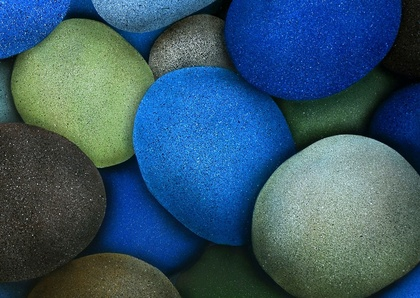
%> input picture Edgedetection/rocks.jpg, 420 x 298 px, shrunk from 1279 x 908 before the run
$ octave myCanny.m   (GNU Octave 9; MATLAB toolbox functions it lacks are replaced by stand-ins)
%> lines starting %> are read from the running program, lines starting %| are printed output that depends on the picture; in (x1, y1, x2, y2) boxes, pixels count from 0 and x2, y2 are one past the last pixel; in counts of white or black regions, pixels touching at a corner belong together; the program's own positions count from 1
% Five steps:
%    step 1 : Gaussian Filter
%    step 2 : Convolution
%    step 3 : Non Maximum Supression
%    step 4 : Double Thresholding
%    step 5 : Hysteresis Thresholding
%
% load an image
I = imread ('rocks.jpg');
%> I is the input picture: size 298x420x3 uint8; mean R, G, B 54.1, 86.7, 107.4
figure, imshow(I);
I_gray = rgb2gray(I);
I_gray_double = double(I_gray);

% Step 1
% create the Gaussian Filter operator
B = [2, 4, 5, 4, 2; 4, 9, 12, 9, 4;5, 12, 15, 12, 5;4, 9, 12, 9, 4;2, 4, 5, 4, 2 ];
B = 1/159 .* B;

% apply convolution to image by Gaussian Coefficient
A=conv2(I_gray_double , B, 'same');
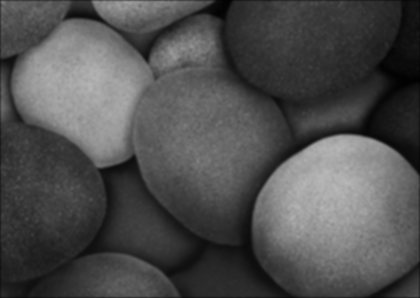
%> A: size 298x420 double; min 1.38, max 184.9, mean 79

% apply filter in horizontal and vertical directions
Gx = [-1, 0, 1; -2, 0, 2; -1, 0, 1];
Gy = [1, 2, 1; 0, 0, 0; -1, -2, -1];

% apply convolution to image by horizontal and vertical filter
Filtered_GX = conv2(A, Gx, 'same');
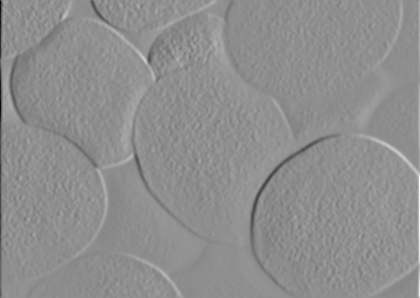
%> Filtered_GX: size 298x420 double; min -406.4, max 319, mean 0.1; drawn with min black and max white
Filtered_GY = conv2(A, Gy, 'same');
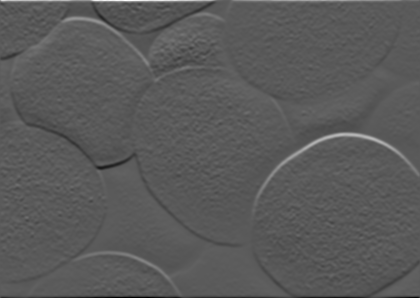
%> Filtered_GY: size 298x420 double; min -314.1, max 570.5, mean -0.3; drawn with min black and max white

% apply calculate directions/orientations
angle_GauFilter = atan2 (Filtered_GY, Filtered_GX);
angle_GauFilter = angle_GauFilter*180/pi;

img_height = size(A,1);
%> img_height = 298
img_width  = size(A,2);
%> img_width = 420

% modify all value positive
for i=1:img_height
    for j=1:img_width
        if (angle_GauFilter(i,j)<0)
            angle_GauFilter(i,j)=360+angle_GauFilter(i,j);
        end;
    end;
end;
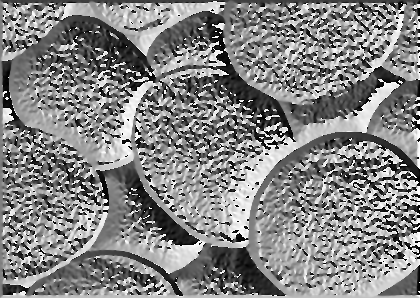
%> angle_GauFilter: size 298x420 double; min 2.53e-14, max 360, mean 187; drawn with min black and max white

angle_GauFilter2=zeros(img_height , img_width);

% modify directions to nearest 0, 45, 90, or 135 degree
for i = 1  : img_height
    for j = 1 : img_width
        if ((angle_GauFilter(i, j) >= 0 ) && (angle_GauFilter(i, j) < 22.5) || (angle_GauFilter(i, j) >= 337.5) && (angle_GauFilter(i, j) <= 360) || (angle_GauFilter(i, j) >= 157.5) && (angle_GauFilter(i, j) < 202.5))
            angle_GauFilter2(i, j) = 0;
        elseif ((angle_GauFilter(i, j) >= 22.5) && (angle_GauFilter(i, j) < 67.5) || (angle_GauFilter(i, j) >= 202.5) && (angle_GauFilter(i, j) < 247.5))
            angle_GauFilter2(i, j) = 45;
        elseif ((angle_GauFilter(i, j) >= 67.5 && angle_GauFilter(i, j) < 112.5) || (angle_GauFilter(i, j) >= 247.5 && angle_GauFilter(i, j) < 292.5))
            angle_GauFilter2(i, j) = 90;
        elseif ((angle_GauFilter(i, j) >= 112.5 && angle_GauFilter(i, j) < 157.5) || (angle_GauFilter(i, j) >= 292.5 && angle_GauFilter(i, j) < 337.5))
            angle_GauFilter2(i, j) = 135;
        end;
    end;
end;
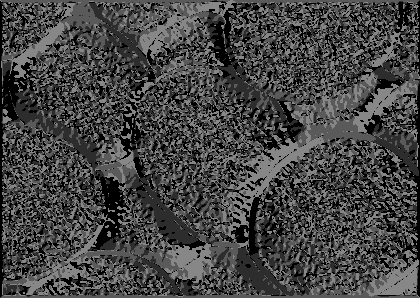
%> angle_GauFilter2: size 298x420 double; min 0, max 135, mean 68.5

figure, imagesc(angle_GauFilter2); colorbar;

% Step 2
% Calculate magnitude
magnitude = (Filtered_GX.^2) + (Filtered_GY.^2);
magnitude2 = sqrt(magnitude);

img_NMSupression = zeros (img_height, img_width);


% Step 3
% apply Non-Maximum Supression
for i=2:img_height-1
    for j=2:img_width-1
        if (angle_GauFilter2(i,j)==0)
            img_NMSupression(i,j) = (magnitude2(i,j) == max([magnitude2(i,j), magnitude2(i,j+1), magnitude2(i,j-1)]));
        elseif (angle_GauFilter2(i,j)==45)
            img_NMSupression(i,j) = (magnitude2(i,j) == max([magnitude2(i,j), magnitude2(i+1,j-1), magnitude2(i-1,j+1)]));
        elseif (angle_GauFilter2(i,j)==90)
            img_NMSupression(i,j) = (magnitude2(i,j) == max([magnitude2(i,j), magnitude2(i+1,j), magnitude2(i-1,j)]));
        elseif (angle_GauFilter2(i,j)==135)
            img_NMSupression(i,j) = (magnitude2(i,j) == max([magnitude2(i,j), magnitude2(i+1,j+1), magnitude2(i-1,j-1)]));
        end;
    end;
end;
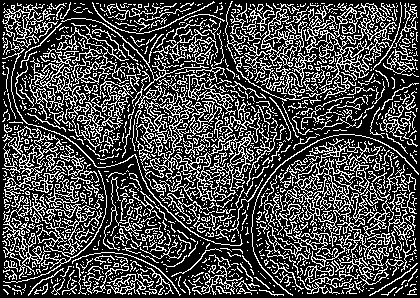
%> img_NMSupression: size 298x420 double; values 0 (black) and 1 (white), 28.7% white in thin lines or dots

img_NMSupression = img_NMSupression.*magnitude2;
figure, imshow(img_NMSupression);

% Step 4 & 5
% apply Hysteresis Thresholding
threshold_low = 0.075;
threshold_high = 0.175;
%threshold_low = 0.030;
%threshold_high = 0.30;
threshold_low = threshold_low * max(max(img_NMSupression));
%> threshold_low = 25.77
threshold_high = threshold_high * max(max(img_NMSupression));
%> threshold_high = 60.13

threshold_res = zeros (img_height, img_width);

for i = 1  : img_height
    for j = 1 : img_width
        if (img_NMSupression(i, j) < threshold_low)
            threshold_res(i, j) = 0;
        elseif (img_NMSupression(i, j) > threshold_high)
            threshold_res(i, j) = 1;
        elseif ( img_NMSupression(i+1,j)>threshold_high || img_NMSupression(i-1,j)>threshold_high || img_NMSupression(i,j+1)>threshold_high || img_NMSupression(i,j-1)>threshold_high || img_NMSupression(i-1, j-1)>threshold_high || img_NMSupression(i-1, j+1)>threshold_high || img_NMSupression(i+1, j+1)>threshold_high || img_NMSupression(i+1, j-1)>threshold_high)
            threshold_res(i,j) = 1;
        end;
    end;
end;
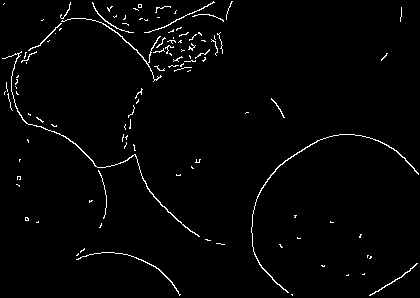
%> threshold_res: size 298x420 double; values 0 (black) and 1 (white), 2% white in thin lines or dots

final_res = uint8(threshold_res.*255);
%> final_res: size 298x420 uint8; 2% white in thin lines or dots
% final result
figure, imshow(final_res);

$ run again, with Edgedetection/5EJJH.jpg copied over Edgedetection/rocks.jpg
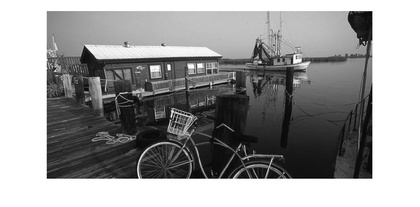
%> input picture Edgedetection/5EJJH.jpg, 420 x 207 px, shrunk from 950 x 468 before the run
%> I is the input picture: size 207x420x3 uint8; min 0, max 255, mean 153.3
%> after the loop `for i=2:img_height-1`:
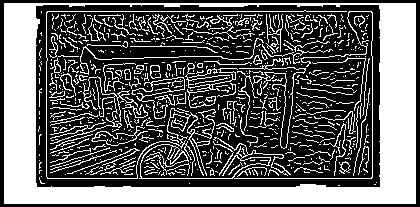
%> img_NMSupression: size 207x420 double; values 0 (black) and 1 (white), 38.4% white; 788 white regions (663 under 20 px), largest, box (x1, y1, x2, y2) and area: (4, 3, 416, 204) 20584, (139, 11, 373, 179) 1144, (46, 10, 347, 179) 1056
%> threshold_low = 40.23
%> threshold_high = 93.88
%> after the loop `for i = 1  : img_height`:
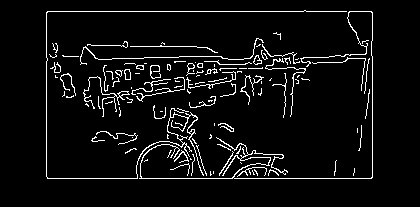
%> threshold_res: size 207x420 double; values 0 (black) and 1 (white), 5.7% white in thin lines or dots, all inside (x1, y1, x2, y2) = (46, 10, 373, 179)

$ run again, with Edgedetection/rock_sobel.jpg copied over Edgedetection/rocks.jpg
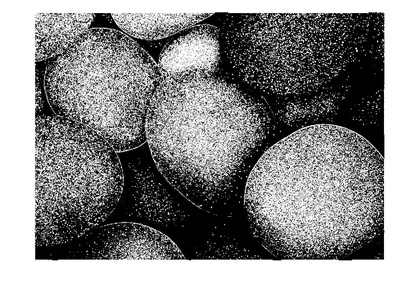
%> input picture Edgedetection/rock_sobel.jpg, 420 x 287 px, shrunk from 1026 x 702 before the run
%> I is the input picture: size 287x420x3 uint8; min 0, max 255, mean 141.2
%> after the loop `for i=2:img_height-1`:
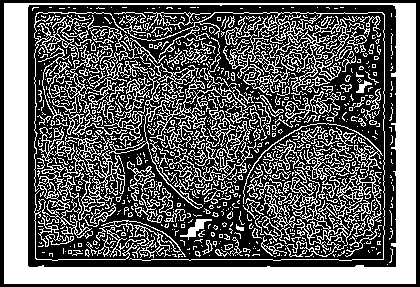
%> img_NMSupression: size 287x420 double; values 0 (black) and 1 (white), 39.3% white; 1053 white regions (905 under 20 px), largest, box (x1, y1, x2, y2) and area: (4, 3, 416, 284) 19483, (60, 43, 256, 209) 3654, (243, 123, 383, 257) 3361
%> threshold_low = 41.48
%> threshold_high = 96.78
%> after the loop `for i = 1  : img_height`:
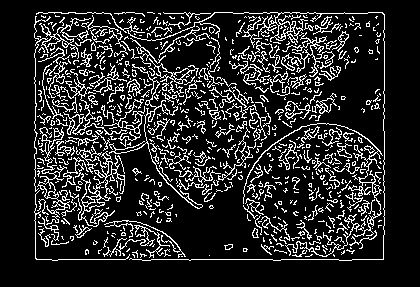
%> threshold_res: size 287x420 double; values 0 (black) and 1 (white), 15.6% white in thin lines or dots, all inside (x1, y1, x2, y2) = (34, 12, 385, 261)
